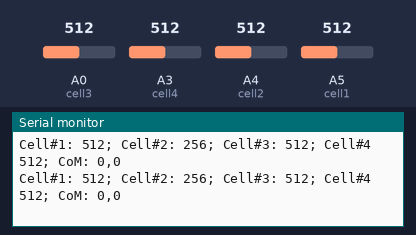
The sketch below on a simulated Arduino Uno, built with avr-gcc and run on an emulated ATmega328P. Shown: the last lines printed to the serial monitor. The test bench sets the inputs (shaded band); at power-on: A3 (cell4) = 512, A0 (cell3) = 512, A4 (cell2) = 512, A5 (cell1) = 512.

Above: at 9.1 s.
9.2 s: A3 (cell4) set to 106
At 10.2 s:
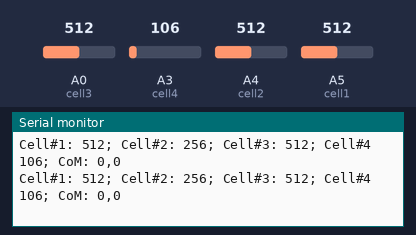
13.0 s: A3 (cell4) set to 94
At 13.6 s:
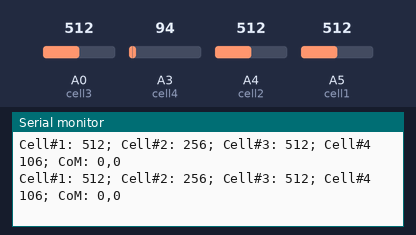

Measured:
- after the input at 9.2 s, the serial monitor: prints a new line after 0.27 s (image 1)

The sketch:

LoadCell.ino
```cpp
#define cell1 A5  // Analog input pin that the potentiometer is attached to
#define cell2 A4
#define cell3 A0
#define cell4 A3
int F1 =0, F2=0, F3=0, F4=0, CoMX=0, CoMY=0,CF2, CF3,CF4, CF1;
int a = 100;
int b = 100;


//Load Cell 4 max value 240, min 80 Voltage 6.1
//Load Cell 3 max value 130, min 20 Voltage 5.9
//Load Cell 2 max value 272, min 113 Voltage 5.9
//Load Cell 1 max value 64, min 17 Voltage 5.7

//139
//21
//184
//27

void setup() {
  // put your setup code here, to run once:
  pinMode(cell1,INPUT);
  pinMode(cell2,INPUT);
  pinMode(cell3,INPUT);
  pinMode(cell4,INPUT);
  Serial.begin(9600);
}
void loop() {
  // put your main code here, to run repeatedly:
  F1 = analogRead(cell1);
  F2 = analogRead(cell2)/2;
  F3 = analogRead(cell3);
  F4 = analogRead(cell4);

// CoMX = (a/2)*(F2-F1+F3-F4)/(F1+F2+F3+F4);
// CoMY = (b/2)*(F2+F1-F3-F4)/(F1+F2+F3+F4);

  CF1 = map(F1, 17, 64, 1, 30);
  CF2 = map(F2, 113, 272, 1, 30);
  CF3 = map(F3, 20, 247, 1, 30);
  CF4 = map(F4, 80, 136, 1, 30);

 //CoMX = (a/2)*(CF2-CF1+CF3-CF4)/(CF1+CF2+CF3+CF4);
 // CoMY = (b/2)*(CF2+CF1-CF3-CF4)/(CF1+CF2+CF3+CF4);

  char buffer[80];
  sprintf(buffer, "Cell#1: %d; Cell#2: %d; Cell#3: %d; Cell#4 %d; CoM: %d,%d", F1, F2, F3, F4, CoMX, CoMY);
  Serial.println(buffer);
// char debuffer[80];
// sprintf(debuffer, "Cell 1: %d, Cell 2: %d, Cell 3: %d, Cell 4: %d", F1, F2, F3, F4);
 Serial.println(buffer);
  delay(800);
}
```
